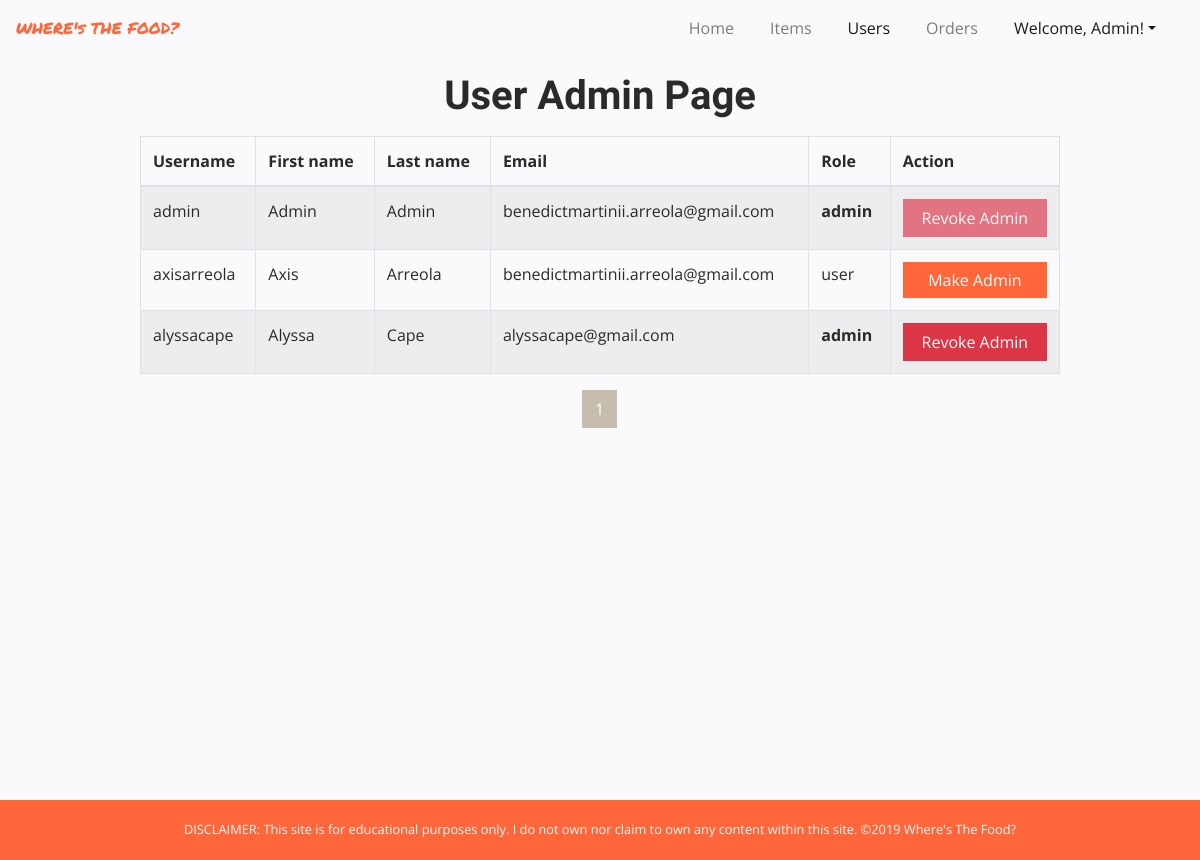
The page /app/views/users.php (signed in) on the database as committed earlier.
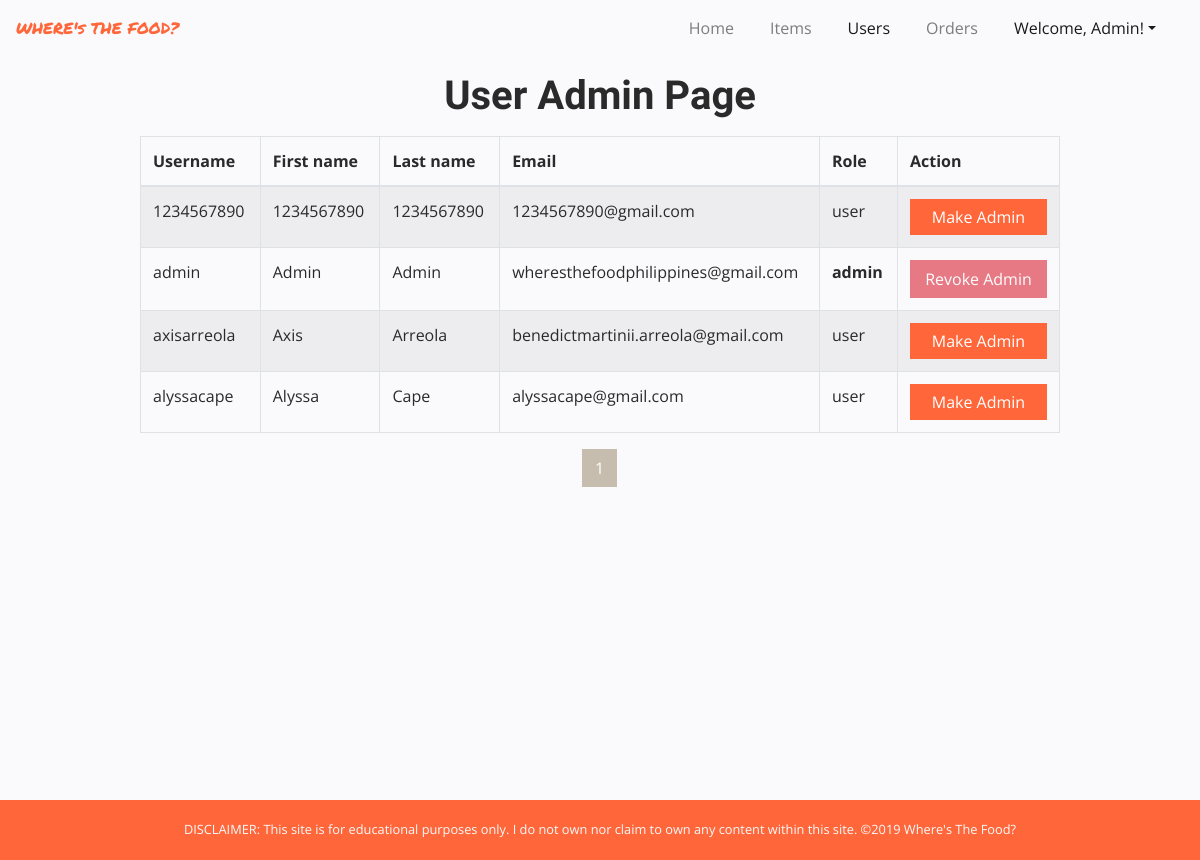
The same page on the database as committed later.
### tables this page shows
CREATE TABLE `users` (
  `id` int(11) NOT NULL,
  `firstname` varchar(255) NOT NULL,
  `lastname` varchar(255) NOT NULL,
  `username` varchar(255) NOT NULL,
  `password` varchar(255) NOT NULL,
  `email` varchar(255) NOT NULL,
  `address` varchar(255) NOT NULL,
  `role_id` int(11) NOT NULL
);

CREATE TABLE `roles` (
  `id` int(11) NOT NULL,
  `name` varchar(255) NOT NULL
);

### app/views/users.php (the view, shortened to what this page needs)
<?php
	$pageTitle = "Users";
	require_once("../partials/template.php");
?>
<?php function get_page_content() { ?>
<?php global $conn ?>
	<?php if(isset($_SESSION["user"]) && $_SESSION["user"]["role_id"] == 1): ?>
	<div class="container">
		<div class="row">
			<div class="col-12">
				<h1 class="text-center my-3">User Admin Page</h1>
			</div>
			<div class="col-12 offset-0 col-md-10 offset-md-1">
				<div class="table-responsive">
					<table class="table table-striped table-bordered">
						<thead>
							<tr>
								<th colspan="2">Username</th>
								<th>First name</th>
								<th>Last name</th>
								<th colspan="3">Email</th>
								<th>Role</th>
								<th colspan="2">Action</th>
							</tr>
						</thead>
						<tbody>
							<?php
								$result_per_page = 10;
								$result_offset = isset($_GET["page"]) ? " OFFSET ". ($_GET["page"] - 1) * $result_per_page : "";
								$for_pages_add_query = " LIMIT $result_per_page " . $result_offset;
								$sql = "SELECT u.id AS id, u.username AS 'username', u.firstname AS 'firstname', u.lastname AS 'lastname', u.email AS 'email', r.name AS role FROM users u JOIN roles r ON u.role_id = r.id ORDER BY lastname" . $for_pages_add_query;
								$user_details = mysqli_query($conn, $sql);
								foreach ($user_details as $user) {
									extract($user);
							?>
							<tr>
								<td colspan="2"><?php echo $username ?></td>
								<td><?php echo $firstname ?></td>
								<td><?php echo $lastname ?></td>
								<td colspan="3"><?php echo $email ?></td>
								<?php $bold = $role == "admin" ? "font-weight-bold" : ""; ?>
								<td class="<?php echo $bold ?>"><?php echo $role ?></td>
								<td colspan="2">
									<?php if($role == "admin"){ ?>
										<?php $disabled = $_SESSION["user"]["id"] == $id ? "disabled" : ""; ?>
										<button type="button" data-id="<?php echo $id ?>" class="btn btn-danger btn-block grant_admin_btn" <?php echo $disabled ?>>Revoke Admin</button>
									<?php } else { ?>
										<button type="button" data-id="<?php echo $id ?>" class="btn btn-orange btn-block grant_admin_btn">Make Admin</button>
									<?php } ?>
								</td>
							</tr>
							<?php } ?>
						</tbody>
					</table>
				</div>
			</div>
			<div class="col-12">
									<ul class="pagination justify-content-center">
										<?php
											$page_sql = "SELECT * FROM users";
											$page_query = mysqli_query($conn, $page_sql);
											$page_rows = mysqli_num_rows($page_query);
											$ceil = ceil(($page_rows/$result_per_page));
										?>
										<?php
											for($i = 1; $i <= $ceil; $i++) {
												if(isset($_GET["page"])) {
													$active = $_GET["page"] == $i ? "active" : "";
													echo '<li class="page-item '.$active.'">
													<a class="page-link" href="?page='.$i.'">'.$i.'</a>
												 	</li>';
												} else {
													echo '<li class="page-item">
													<a class="page-link" href="?page='.$i.'">'.$i.'</a>
												 	</li>';
												}
											}
										 ?>
									</ul>
							</div>
		</div>
	</div>
	<?php else:
		header("Location: ./error.php");
	endif;?>
<?php } ?>

### app/partials/template.php (shortened to what this page needs)
<!DOCTYPE html>
<html lang="en">
<head>
	<link rel="stylesheet" href="https://use.fontawesome.com/releases/v5.6.3/css/all.css">
	<link rel="stylesheet" href="https://cdnjs.cloudflare.com/ajax/libs/animate.css/3.7.0/animate.min.css">
	<link rel="stylesheet" href="https://maxcdn.bootstrapcdn.com/bootstrap/4.1.3/css/bootstrap.min.css">
	<link rel="stylesheet" type="text/css" href="../assets/css/style.css">
</head>
<body class="<?php
				if($pageTitle == "Login"):
					echo "login-bg";
				elseif($pageTitle == "Forgot Password"):
					echo "fp-bg";
				elseif($pageTitle == "Register"):
					echo "register-bg";
				elseif($pageTitle == "Confirmation"):
					echo "confirmation-bg";
				endif;
			?>">
	<?php
		require_once("header.php");
		get_page_content();
		require_once("footer.php");
	?>
</body>
</html>

### app/partials/header.php (shortened to what this page needs)
<nav class="navbar navbar-expand-md navbar-light nav-custom">
	<span class="nav-brand">WHERE's THE FOOD?</span>
	<div class="collapse navbar-collapse" id="navbar-links">
		<ul class="navbar-nav ml-auto">
			<li class="nav-item <?php if($pageTitle=="Home") echo "active"; ?>">
				<a class="nav-link" href="./home.php">Home</a>
			</li>
			<?php if(!isset($_SESSION["user"]) || (isset($_SESSION["user"]) && $_SESSION["user"]["role_id"] == 2)): ?>
			<li class="nav-item <?php if($pageTitle=="Catalog") echo "active"; ?>">
				<a class="nav-link" href="./catalog.php">Catalog</a>
			</li>
			<li class="nav-item <?php if($pageTitle=="Cart" || $pageTitle=="Checkout" || $pageTitle=="Confirmation") echo "active"; ?>">
				<a class="nav-link" href="./cart.php">Cart
					<span class="badge badge-danger text-light" id="cart-count">
						<?php
							if(isset($_SESSION["cart"])) {
								if(array_sum($_SESSION["cart"]) > 999) {
									echo "999+";
								} else echo array_sum($_SESSION["cart"]);
							} else echo "0";
						?>
					</span>
				</a>
			</li>
			<?php elseif(isset($_SESSION["user"]) && $_SESSION["user"]["role_id"] == 1): ?>
				<li class="nav-item <?php if($pageTitle=="Items") echo "active"; ?>">
					<a class="nav-link" href="./items.php">Items</a>
				</li>
				<li class="nav-item <?php if($pageTitle=="Users") echo "active"; ?>">
					<a class="nav-link" href="./users.php">Users</a>
				</li>
				<li class="nav-item <?php if($pageTitle=="Orders") echo "active"; ?>">
					<a class="nav-link" href="./orders.php">Orders</a>
				</li>
			<?php endif; ?>
			<?php if(isset($_SESSION["user"])): ?>
				<li class="nav-item dropdown">
					<a class="nav-link dropdown-toggle active" href="#" data-toggle="dropdown">Welcome, <?php echo $_SESSION["user"]["firstname"] ?>!</a>
				</li>
			<?php endif; ?>
		</ul>
	</div>
</nav>

### app/partials/footer.php (shortened to what this page needs)
<footer id="footer" class="w-100 p-3 text-center">
	<small class="text-light">
		DISCLAIMER: This site is for educational purposes only. I do not own nor claim to own any content within this site. &copy;2019 Where's The Food?
	</small>
</footer>

### app/assets/css/style.css (style rules this page uses)
* { font-family: 'Open Sans', sans-serif; color: #2A2A2A; }
h1, h2, h3, h4, h5, h6 { font-family: 'Raleway', sans-serif; font-weight: 600; }
html { overflow: scroll; overflow-x: hidden; }
a:link { text-decoration: none; }
input, button, a, li { border-radius: 0 !important; }
body { background-color: #FAFAFC; }
.nav-custom { background-color: #FAFAFC; }
.btn-orange { color: white; background-color: #FF673B; border: 0; }
.nav-brand { color: #FF673B; font-family: 'Permanent Marker', cursive; }
.nav-item { margin-right: 20px; }
.pagination > li.page-item > a.page-link { color: #2A2A2A; }
.pagination > li.active > a.page-link { border-color: #C6BDAE; background: #C6BDAE; color: #fff; }
body { min-height: 100vh; position: relative; }
#footer { position: absolute; bottom: 0; transform: translate(0, 100%); min-height: 60px; background-color: #FF673B; }

Rows that differ between the two databases and show on the page:
added users: username "1234567890", firstname "1234567890", lastname "1234567890", email "1234567890@gmail.com", role.name "user"
changed users "admin": email "benedictmartinii.arreola@gmail.com" → "wheresthefoodphilippines@gmail.com"
changed users "alyssacape": role.name "admin" → "user"; text "Revoke Admin" → "Make Admin"
